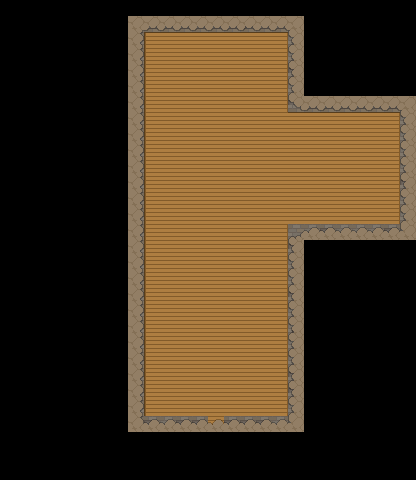

This game map was drawn from its Tiled (.tmx) file and the tilesets committed beside it. A one-line description and the trimmed map source follow:
An orthogonal 26x30 tile map with 16x16 px tiles, 4 tile layers (Ground0, Ground1, GroundDecoration0, GroundDecoration1), 5 tilesets and 16 objects.

<map version="1.10" tiledversion="1.11.2" orientation="orthogonal" renderorder="right-down" width="26" height="30" tilewidth="16" tileheight="16" infinite="0" nextlayerid="11" nextobjectid="74">
 <editorsettings>
  <export target="../../Data/House3_Inside.xml" format="tmx" />
 </editorsettings>
 <tileset firstgid="1" source="../Tilesets/Cave_Tiles.tsx" />
 <tileset firstgid="290" source="../Tilesets/Floors_Tiles.tsx" />
 <tileset firstgid="915" source="../Tilesets/Water_tiles.tsx" />
 <tileset firstgid="1540" source="../Tilesets/Building_Atlas.tsx" />
 <tileset firstgid="1546" source="../Tilesets/Furniture_Atlas.tsx" />
 <layer id="2" name="Ground0" width="26" height="30">
  <data>[780 cells, 349 non-empty, 24 distinct tile ids]</data>
 </layer>
 <layer id="1" name="Ground1" width="26" height="30">
  <data>[780 cells, 120 non-empty, 12 distinct tile ids]</data>
 </layer>
 <layer id="4" name="GroundDecoration0" width="26" height="30">
  <data>[780 cells, 0 non-empty, 0 distinct tile ids]</data>
 </layer>
 <layer id="8" name="GroundDecoration1" width="26" height="30">
  <data>[780 cells, 0 non-empty, 0 distinct tile ids]</data>
 </layer>
 <objectgroup id="7" name="Objects">
  <object id="28" x="216.545" y="412.875">
   <properties>
    <property name="Type" value="spawnPoint" />
   </properties>
   <point />
  </object>
  <object id="29" x="187.378" y="279.167">
   <properties>
    <property name="NpcId" value="6" />
    <property name="Path" type="object" value="50" />
    <property name="PathMovementType" type="int" value="1" />
    <property name="Type" value="npc" />
   </properties>
   <point />
  </object>
  <object id="32" x="203" y="430.727" width="24.5455" height="4.18182">
   <properties>
    <property name="Type" value="tilemapChanger" />
   </properties>
  </object>
  <object id="33" gid="1571" x="256" y="176" width="32" height="32">
   <properties>
    <property name="Type" value="simpleObject" />
   </properties>
  </object>
  <object id="34" gid="1569" x="160" y="384" width="32" height="16">
   <properties>
    <property name="Type" value="simpleObject" />
   </properties>
  </object>
  <object id="50" x="188.667" y="276">
   <polygon points="-5.24634,11.7034 -32.2296,-31.9265 -22.9654,-121.824 -6.63105,-143.871 26.4905,-158.257 56.1027,-159.944 94.1226,-142.667 138,-141.333 180.807,-135.124 199.703,-107.142 176.81,-79.2285 132.633,-74.3501 98.7736,-69.7547 79.1594,-45.5273 68.5262,-9.05244 32.8742,10.8428" />
  </object>
 </objectgroup>
 <objectgroup id="10" name="Collisions">
  <object id="64" x="144" y="16" width="144" height="16" />
  <object id="65" x="288" y="32" width="16" height="80" />
  <object id="66" x="304" y="96" width="96" height="16" />
  <object id="67" x="400" y="112" width="16" height="112" />
  <object id="68" x="304" y="224" width="96" height="16" />
  <object id="69" x="288" y="240" width="16" height="176" />
  <object id="70" x="224" y="416" width="64" height="16" />
  <object id="71" x="208" y="432" width="16" height="16" />
  <object id="72" x="144" y="416" width="64" height="16" />
  <object id="73" x="128" y="32" width="16" height="384" />
 </objectgroup>
</map>
